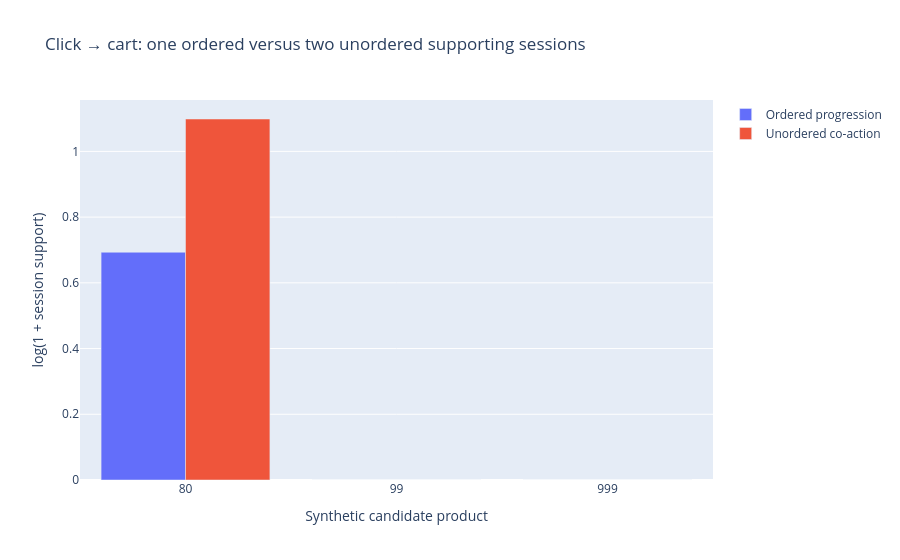

Write notebook code for a chart like this one.
### Markdown cell above
## Click → cart

### Code cell
fig=go.Figure()
fig.add_trace(go.Bar(name='Ordered progression',x=candidates.astype(str),y=a[:,0]))
fig.add_trace(go.Bar(name='Unordered co-action',x=candidates.astype(str),y=b[:,0]))
fig.update_layout(title='Click → cart: one ordered versus two unordered supporting sessions',barmode='group',xaxis_title='Synthetic candidate product',yaxis_title='log(1 + session support)')
show(fig)

### Figure 1 — Plotly figure (JSON) as saved in the notebook; plotly's stock layout.template omitted (floating-point values rounded to 4 significant figures)
{"data": [{"name": "Ordered progression", "type": "bar", "x": ["80", "99", "999"], "y": [0.6931, 0.0, 0.0]}, {"name": "Unordered co-action", "type": "bar", "x": ["80", "99", "999"], "y": [1.099, 0.0, 0.0]}], "layout": {"barmode": "group", "title": {"text": "Click → cart: one ordered versus two unordered supporting sessions"}, "xaxis": {"title": {"text": "Synthetic candidate product"}}, "yaxis": {"title": {"text": "log(1 + session support)"}}}}
